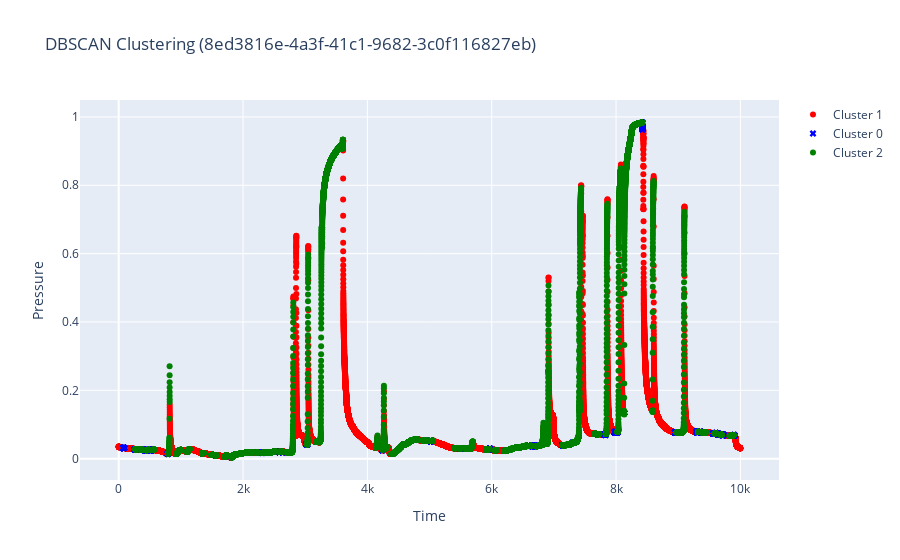

The notebook cell this image was saved under:
### Markdown cell above
## Сырая кластеризация

### Code cell
filename, recovery, drop, clust_df = process_file(filename, DATA_PATH)
plot_data(clust_df, filename)

### Figure 1 — Plotly figure (JSON) as saved in the notebook; plotly's stock layout.template omitted (floating-point values rounded to 4 significant figures; data arrays with more than 128 entries replaced by an {"elided": "..."} marker saying what was removed)
{"data": [{"marker": {"color": "red", "size": 6, "symbol": "circle"}, "mode": "markers", "name": "Cluster 1", "type": "scatter", "x": {"elided": "28068 float values"}, "y": {"elided": "28068 float values"}}, {"marker": {"color": "blue", "size": 6, "symbol": "x"}, "mode": "markers", "name": "Cluster 0", "type": "scatter", "x": {"elided": "2361 float values"}, "y": {"elided": "2361 float values"}}, {"marker": {"color": "green", "size": 6, "symbol": "circle"}, "mode": "markers", "name": "Cluster 2", "type": "scatter", "x": {"elided": "17099 float values"}, "y": {"elided": "17099 float values"}}], "layout": {"showlegend": true, "title": {"text": "DBSCAN Clustering (8ed3816e-4a3f-41c1-9682-3c0f116827eb)"}, "xaxis": {"title": {"text": "Time"}}, "yaxis": {"title": {"text": "Pressure"}}}}
